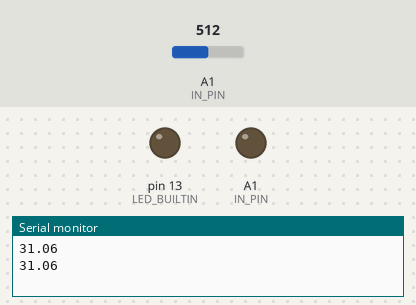
Recording of a sketch running on a simulated Arduino Uno, built with avr-gcc and run on an emulated ATmega328P. Parts: output pins drawn as LEDs (lit = HIGH), the last lines printed to the serial monitor. The test bench sets the inputs (shaded band); at power-on: A1 (IN_PIN) = 512. Pins used as bus, display or sensor lines are not drawn.

Above: at 1.2 s.
1.3 s: A1 (IN_PIN) set to 771
3.2 s: A1 (IN_PIN) set to 799
At 4.4 s:
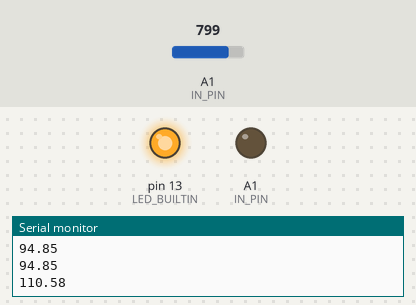
5.5 s: A1 (IN_PIN) set to 716
At 7.1 s:
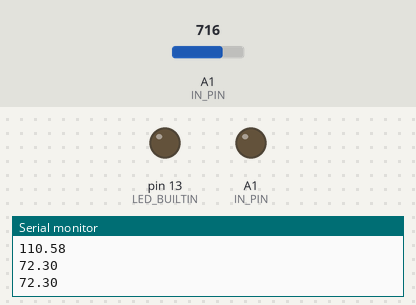
7.5 s: A1 (IN_PIN) set to 900
At 8.6 s:
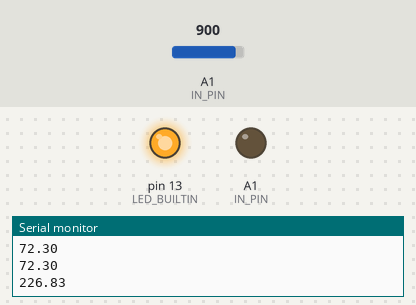
Timing chart, 0 to 10.5 s (numbered marks = the images above; inputs shaded):
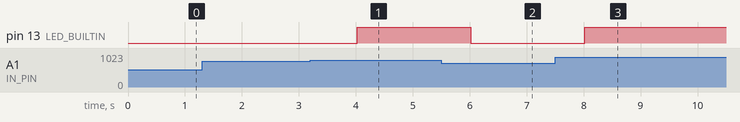

The sketch:

Rain_sensor.ino
```cpp
const int OUT_PIN = A2;
const int IN_PIN = A1;

//Capacitance between IN_PIN and Ground
//Stray capacitance value will vary from board to board.

//Calibrate this value using known capacitor.
const float IN_STRAY_CAP_TO_GND = 31.00;
const float IN_CAP_TO_GND  = IN_STRAY_CAP_TO_GND;

const int MAX_ADC_VALUE = 1023;

void setup()

{
  pinMode(OUT_PIN, OUTPUT);
  //digitalWrite(OUT_PIN, LOW);  //This is the default state for outputs
  pinMode(IN_PIN, OUTPUT);
  //digitalWrite(IN_PIN, LOW);

  pinMode(LED_BUILTIN, OUTPUT);

  Serial.begin(9600);

}

bool rain(int integration) {
  //Capacitor under test between OUT_PIN and IN_PIN

    float moyenne = 0, capacitance = 0;

    for (int i = 0; i < integration; i++) {

      //Rising high edge on OUT_PIN
      pinMode(IN_PIN, INPUT);
      digitalWrite(OUT_PIN, HIGH);
      int val = analogRead(IN_PIN);
      digitalWrite(OUT_PIN, LOW);

      //Low value capacitor
      //Clear everything for next measurement
      pinMode(IN_PIN, OUTPUT);

      //Calculate and print result
      capacitance = (float)val * IN_CAP_TO_GND / (float)(MAX_ADC_VALUE - val);
      moyenne += capacitance;
    }
    moyenne = moyenne / integration;
    Serial.println(moyenne);
    if (moyenne > 100) {
      return true;
    } else {
      return false;
    }
}


void loop()

{
    if (rain(120)) {
      //Serial.println("il pleut, fermer l'abris");
      digitalWrite(LED_BUILTIN, HIGH);
    } else {
      digitalWrite(LED_BUILTIN, LOW);
    }
    while (millis() % 1000 != 0)
       ;
}
```

Measured:
- the behaviour switches between 780 and 781 on A1 (IN_PIN) (found by bisection; images 0 and 1)
- after the input at 3.2 s, pin 13 (LED_BUILTIN): LOW → HIGH after 0.82 s
- after the input at 5.5 s, pin 13 (LED_BUILTIN): HIGH → LOW after 0.52 s
- after the input at 7.5 s, pin 13 (LED_BUILTIN): LOW → HIGH after 0.52 s
